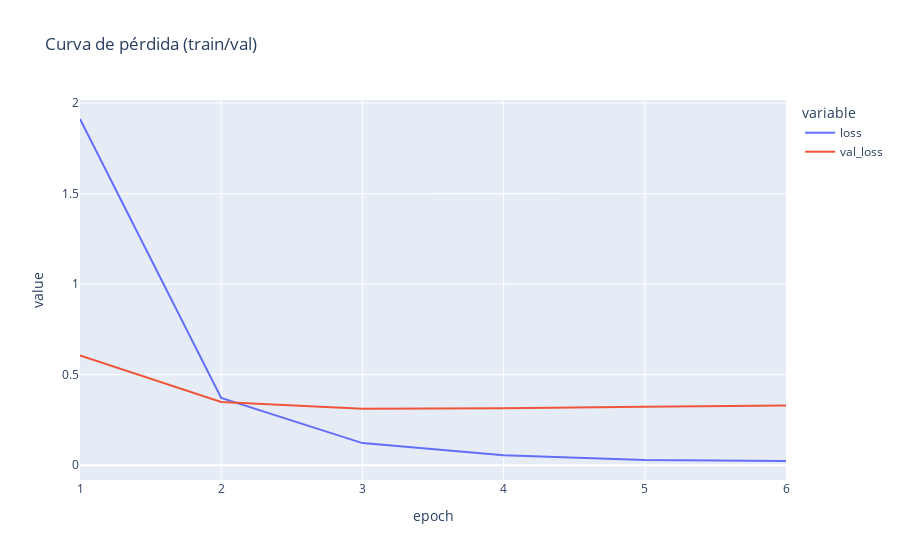
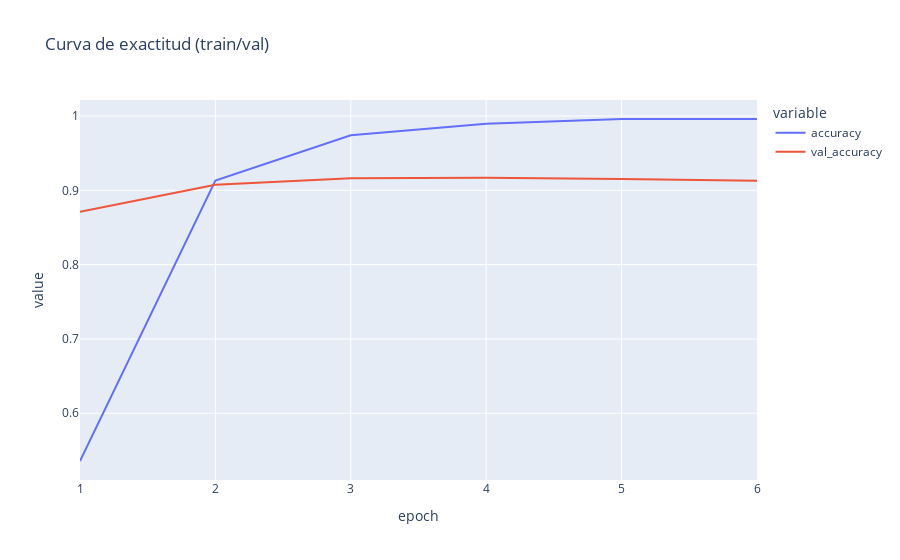

The cell these charts' notebook holds for them, in order:
### Markdown cell above
## 5) Curvas de aprendizaje

### Code cell
from scikeras.wrappers import KerasClassifier
import pandas as pd
import numpy as np
import plotly.express as px

# los mejores hiperparámetros con nombres correctos
best_params = grid.best_params_

best_hidden = best_params.get('model__hidden_units', 256)
best_drop   = best_params.get('model__dropout', 0.5)
best_lr     = best_params.get('model__lr', 1e-3)
best_epochs = max(6, best_params.get('epochs', 6))
best_bs     = best_params.get('batch_size', 64)

# crea un nuevo clasifiador con los mejores parámetros
retrainer = KerasClassifier(
    model=build_mlp,
    model__input_dim=X_train_tfidf.shape[1], # éstos parámetros con model__ de prefijo, son parámetros que nuestro modelo espera recibir
    model__n_classes=len(label_map),
    model__hidden_units=best_hidden,
    model__dropout=best_drop,
    model__lr=best_lr,
    epochs=best_epochs,
    batch_size=best_bs,
    verbose=1
)


retrainer.fit(X_train_tfidf, y_train, validation_data=(X_val_tfidf, y_val))

hist_dict = retrainer.history_  
hist_df = pd.DataFrame(dict(hist_dict))     # convertir a DataFrame para visualizar
hist_df['epoch'] = np.arange(1, len(hist_df) + 1)

# 5) Graficar curvas
fig_loss = px.line(hist_df, x='epoch', y=['loss','val_loss'], title='Curva de pérdida (train/val)')
fig_loss.show()

fig_acc  = px.line(hist_df, x='epoch', y=['accuracy','val_accuracy'], title='Curva de exactitud (train/val)')
fig_acc.show()

### Figure 1 — Plotly figure (JSON) as saved in the notebook; plotly's stock layout.template omitted (floating-point values rounded to 4 significant figures)
{"data": [{"hovertemplate": "variable=loss<br>epoch=%{x}<br>value=%{y}<extra></extra>", "legendgroup": "loss", "line": {"color": "#636efa", "dash": "solid"}, "marker": {"symbol": "circle"}, "mode": "lines", "name": "loss", "orientation": "v", "showlegend": true, "type": "scatter", "x": [1, 2, 3, 4, 5, 6], "xaxis": "x", "y": [1.913, 0.3711, 0.122, 0.05515, 0.02888, 0.02304], "yaxis": "y"}, {"hovertemplate": "variable=val_loss<br>epoch=%{x}<br>value=%{y}<extra></extra>", "legendgroup": "val_loss", "line": {"color": "#EF553B", "dash": "solid"}, "marker": {"symbol": "circle"}, "mode": "lines", "name": "val_loss", "orientation": "v", "showlegend": true, "type": "scatter", "x": [1, 2, 3, 4, 5, 6], "xaxis": "x", "y": [0.6066, 0.349, 0.3122, 0.314, 0.3223, 0.3298], "yaxis": "y"}], "layout": {"legend": {"title": {"text": "variable"}, "tracegroupgap": 0}, "title": {"text": "Curva de pérdida (train/val)"}, "xaxis": {"anchor": "y", "domain": [0, 1], "title": {"text": "epoch"}}, "yaxis": {"anchor": "x", "domain": [0, 1], "title": {"text": "value"}}}}

### Figure 2 — Plotly figure (JSON) as saved in the notebook; plotly's stock layout.template omitted (floating-point values rounded to 4 significant figures)
{"data": [{"hovertemplate": "variable=accuracy<br>epoch=%{x}<br>value=%{y}<extra></extra>", "legendgroup": "accuracy", "line": {"color": "#636efa", "dash": "solid"}, "marker": {"symbol": "circle"}, "mode": "lines", "name": "accuracy", "orientation": "v", "showlegend": true, "type": "scatter", "x": [1, 2, 3, 4, 5, 6], "xaxis": "x", "y": [0.5358, 0.9131, 0.974, 0.9896, 0.9959, 0.9959], "yaxis": "y"}, {"hovertemplate": "variable=val_accuracy<br>epoch=%{x}<br>value=%{y}<extra></extra>", "legendgroup": "val_accuracy", "line": {"color": "#EF553B", "dash": "solid"}, "marker": {"symbol": "circle"}, "mode": "lines", "name": "val_accuracy", "orientation": "v", "showlegend": true, "type": "scatter", "x": [1, 2, 3, 4, 5, 6], "xaxis": "x", "y": [0.871, 0.9075, 0.9164, 0.917, 0.9152, 0.9128], "yaxis": "y"}], "layout": {"legend": {"title": {"text": "variable"}, "tracegroupgap": 0}, "title": {"text": "Curva de exactitud (train/val)"}, "xaxis": {"anchor": "y", "domain": [0, 1], "title": {"text": "epoch"}}, "yaxis": {"anchor": "x", "domain": [0, 1], "title": {"text": "value"}}}}
